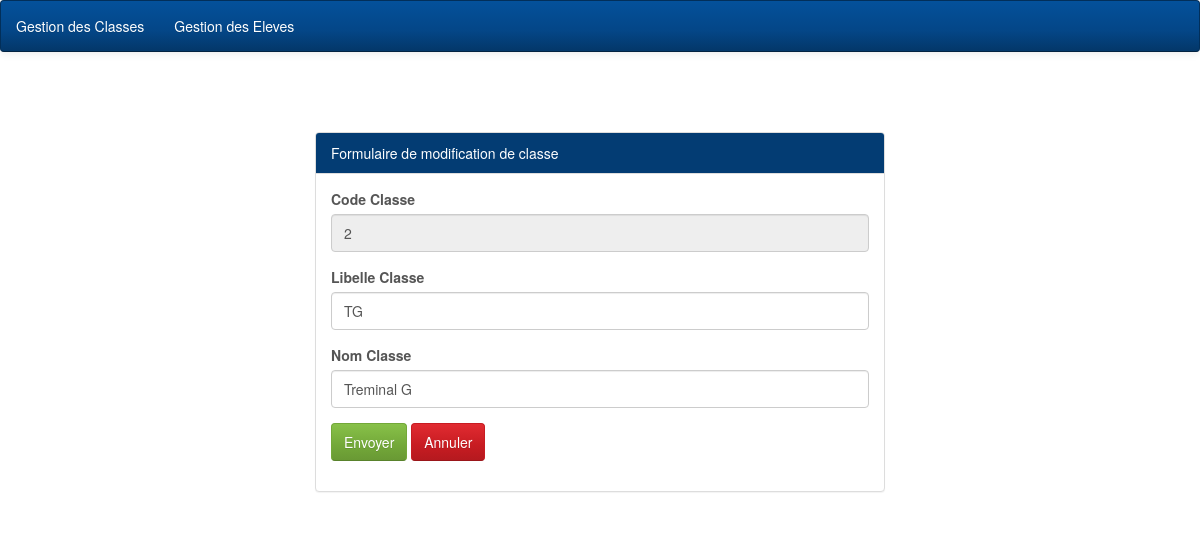
Screenshot of /Views/FModifClasses.php?codeClasse=2 with the database file from the repository.
### tables this page shows
CREATE TABLE IF NOT EXISTS `classe` (
`codeClasse` int(11) NOT NULL,
  `libelleClasse` varchar(150) NOT NULL,
  `nomClasse` varchar(150) NOT NULL
);

### Model/classes.php (called while the page is built, shortened)
<?php
	function getclassebyid($codeClasse)
	{
		$sql = "SELECT * FROM classe WHERE codeClasse=$codeClasse";
		$connect = getConnection();
		$result = mysqli_query($connect, $sql);
		return $result;
	}
?>

### Views/FModifClasses.php (the view, shortened to what this page needs)
<?php
	require_once '../Model/classes.php';
	if (isset($_GET['codeClasse']))
	{
		$codeClasse = $_GET['codeClasse'];
		$result = getclassebyid($codeClasse);
		$tab = mysqli_fetch_row($result);
	}
?>
<!DOCTYPE html>
<html>
<head>
	<link rel="stylesheet" type="text/css" href="style/bootstrap-cerulean.min.css">
	<link rel="stylesheet" type="text/css" href="style/style.css">
</head>
<body>
	<nav class="navbar navbar-inverse">
		<ul class="nav navbar-nav">
			<li><a href="ListesClasses.php">Gestion des Classes</a></li>
			<li><a href="ListesEleves.php">Gestion des Eleves</a></li>
		</ul>
	</nav>
	<div class="container col-md-6 col-md-offset-3 marge">
		<div class="panel panel-info">
			<div class="panel-heading">Formulaire de modification de classe</div>
			<div class="panel-body">
				<form method="POST" action="../Controller/TModifClasses.php">
					<div class="form-group">
						<label>Code Classe</label>
						<input type="text" name="codeClasse" readonly="" class="form-control" required="" value="<?= $tab[0] ?>">
					</div>
					<div class="form-group">
						<label>Libelle Classe</label>
						<input type="text" name="libelleClasse" class="form-control" required="" value="<?= $tab[1] ?>">
					</div>
					<div class="form-group">
						<label>Nom Classe</label>
						<input type="text" name="nomClasse" class="form-control" value="<?= $tab[2] ?>">
					</div>
					<div class="form-group">
				<input type="submit" name="envoyer" value="Envoyer" class="btn btn-success">
				<input type="reset" name="annuler" value="Annuler" class="btn btn-danger">
			</div>
				</form>
			</div>
		</div>
	</div>
</body>
</html>

### Views/Style/style.css (style rules this page uses)
.marge { margin-top: 60px; }
body { background-size: 100%; }

### rows the page displays
classe: codeClasse "2", libelleClasse "TG", nomClasse "Treminal G"
